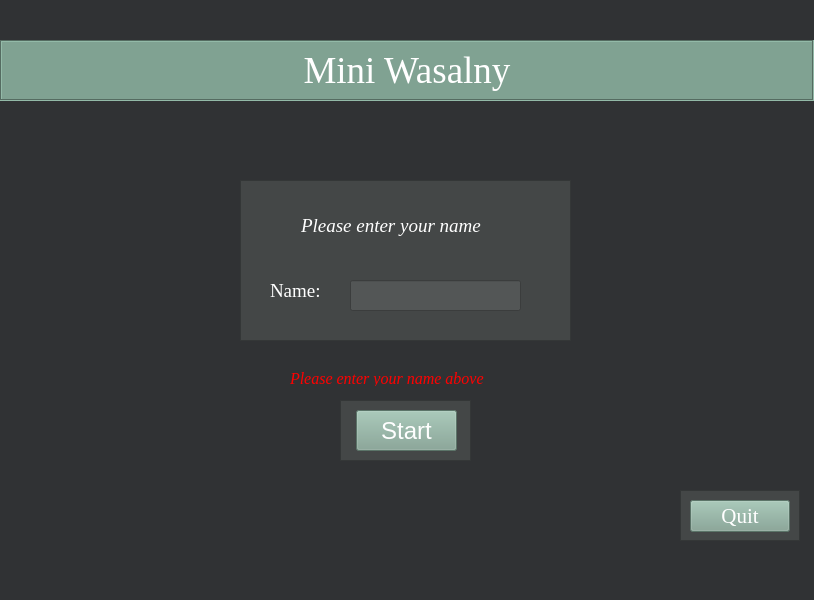
<?xml version="1.0" encoding="UTF-8"?>
<ui version="4.0">
 <class>MainWindow</class>
 <widget class="QMainWindow" name="MainWindow">
  <property name="geometry">
   <rect>
    <x>0</x>
    <y>0</y>
    <width>814</width>
    <height>600</height>
   </rect>
  </property>
  <property name="windowTitle">
   <string>MainWindow</string>
  </property>
  <property name="styleSheet">
   <string notr="true">background-color: rgb(48, 50, 52);

</string>
  </property>
  <widget class="QWidget" name="centralwidget">
   <widget class="QLabel" name="label">
    <property name="geometry">
     <rect>
      <x>0</x>
      <y>40</y>
      <width>814</width>
      <height>61</height>
     </rect>
    </property>
    <property name="minimumSize">
     <size>
      <width>60</width>
      <height>30</height>
     </size>
    </property>
    <property name="font">
     <font>
      <family>Georgia</family>
      <pointsize>28</pointsize>
      <italic>false</italic>
      <bold>false</bold>
     </font>
    </property>
    <property name="autoFillBackground">
     <bool>false</bool>
    </property>
    <property name="styleSheet">
     <string notr="true">background-color: rgb(128, 162, 146);
color: rgb(255, 255, 255);</string>
    </property>
    <property name="frameShape">
     <enum>QFrame::Box</enum>
    </property>
    <property name="frameShadow">
     <enum>QFrame::Sunken</enum>
    </property>
    <property name="text">
     <string>Mini Wasalny</string>
    </property>
    <property name="alignment">
     <set>Qt::AlignCenter</set>
    </property>
   </widget>
   <widget class="QPushButton" name="start">
    <property name="geometry">
     <rect>
      <x>356</x>
      <y>410</y>
      <width>101</width>
      <height>41</height>
     </rect>
    </property>
    <property name="font">
     <font>
      <family>Arial</family>
      <pointsize>18</pointsize>
     </font>
    </property>
    <property name="styleSheet">
     <string notr="true">background-color: rgb(128, 162, 146);
color: rgb(255, 255, 255);
</string>
    </property>
    <property name="text">
     <string>Start</string>
    </property>
    <property name="shortcut">
     <string>Return</string>
    </property>
   </widget>
   <widget class="QLabel" name="label_2">
    <property name="geometry">
     <rect>
      <x>301</x>
      <y>200</y>
      <width>211</width>
      <height>51</height>
     </rect>
    </property>
    <property name="font">
     <font>
      <family>Georgia</family>
      <pointsize>14</pointsize>
      <italic>true</italic>
      <underline>false</underline>
      <kerning>true</kerning>
     </font>
    </property>
    <property name="styleSheet">
     <string notr="true">color: rgb(255, 255, 255);
background-color: rgba(0,0,0,0%)</string>
    </property>
    <property name="text">
     <string>Please enter your name</string>
    </property>
   </widget>
   <widget class="QLabel" name="label_3">
    <property name="geometry">
     <rect>
      <x>270</x>
      <y>280</y>
      <width>71</width>
      <height>21</height>
     </rect>
    </property>
    <property name="font">
     <font>
      <family>Georgia</family>
      <pointsize>14</pointsize>
     </font>
    </property>
    <property name="styleSheet">
     <string notr="true">color: rgb(255, 255, 255);
background-color: rgba(0,0,0,0%)</string>
    </property>
    <property name="text">
     <string>Name: </string>
    </property>
   </widget>
   <widget class="QLineEdit" name="Name">
    <property name="geometry">
     <rect>
      <x>350</x>
      <y>280</y>
      <width>171</width>
      <height>31</height>
     </rect>
    </property>
    <property name="styleSheet">
     <string notr="true">background-color: rgb(83, 86, 86);
color: rgb(255, 255, 255);</string>
    </property>
   </widget>
   <widget class="QFrame" name="frame">
    <property name="geometry">
     <rect>
      <x>240</x>
      <y>180</y>
      <width>331</width>
      <height>161</height>
     </rect>
    </property>
    <property name="styleSheet">
     <string notr="true">background-color: rgb(68, 71, 71);</string>
    </property>
    <property name="frameShape">
     <enum>QFrame::StyledPanel</enum>
    </property>
    <property name="frameShadow">
     <enum>QFrame::Raised</enum>
    </property>
   </widget>
   <widget class="QFrame" name="frame_2">
    <property name="geometry">
     <rect>
      <x>340</x>
      <y>400</y>
      <width>131</width>
      <height>61</height>
     </rect>
    </property>
    <property name="styleSheet">
     <string notr="true">background-color: rgb(68, 71, 71);</string>
    </property>
    <property name="frameShape">
     <enum>QFrame::StyledPanel</enum>
    </property>
    <property name="frameShadow">
     <enum>QFrame::Raised</enum>
    </property>
   </widget>
   <widget class="QPushButton" name="quit">
    <property name="geometry">
     <rect>
      <x>690</x>
      <y>500</y>
      <width>100</width>
      <height>32</height>
     </rect>
    </property>
    <property name="font">
     <font>
      <family>Georgia</family>
      <pointsize>16</pointsize>
     </font>
    </property>
    <property name="styleSheet">
     <string notr="true">color: rgb(255, 255, 255);
background-color: rgb(128, 162, 146);</string>
    </property>
    <property name="text">
     <string>Quit</string>
    </property>
   </widget>
   <widget class="QFrame" name="frame_3">
    <property name="geometry">
     <rect>
      <x>680</x>
      <y>490</y>
      <width>120</width>
      <height>51</height>
     </rect>
    </property>
    <property name="styleSheet">
     <string notr="true">background-color: rgb(68, 71, 71);</string>
    </property>
    <property name="frameShape">
     <enum>QFrame::StyledPanel</enum>
    </property>
    <property name="frameShadow">
     <enum>QFrame::Raised</enum>
    </property>
   </widget>
   <widget class="QLabel" name="errorlabel">
    <property name="geometry">
     <rect>
      <x>290</x>
      <y>370</y>
      <width>261</width>
      <height>16</height>
     </rect>
    </property>
    <property name="font">
     <font>
      <family>Georgia</family>
      <pointsize>12</pointsize>
      <italic>true</italic>
     </font>
    </property>
    <property name="styleSheet">
     <string notr="true">color: rgb(255, 0, 0);</string>
    </property>
    <property name="text">
     <string>Please enter your name above</string>
    </property>
   </widget>
   <zorder>frame_3</zorder>
   <zorder>frame_2</zorder>
   <zorder>frame</zorder>
   <zorder>label</zorder>
   <zorder>start</zorder>
   <zorder>label_2</zorder>
   <zorder>label_3</zorder>
   <zorder>Name</zorder>
   <zorder>quit</zorder>
   <zorder>errorlabel</zorder>
  </widget>
  <widget class="QStatusBar" name="statusbar"/>
  <widget class="QMenuBar" name="menubar">
   <property name="geometry">
    <rect>
     <x>0</x>
     <y>0</y>
     <width>814</width>
     <height>21</height>
    </rect>
   </property>
  </widget>
 </widget>
 <resources/>
 <connections/>
</ui>
